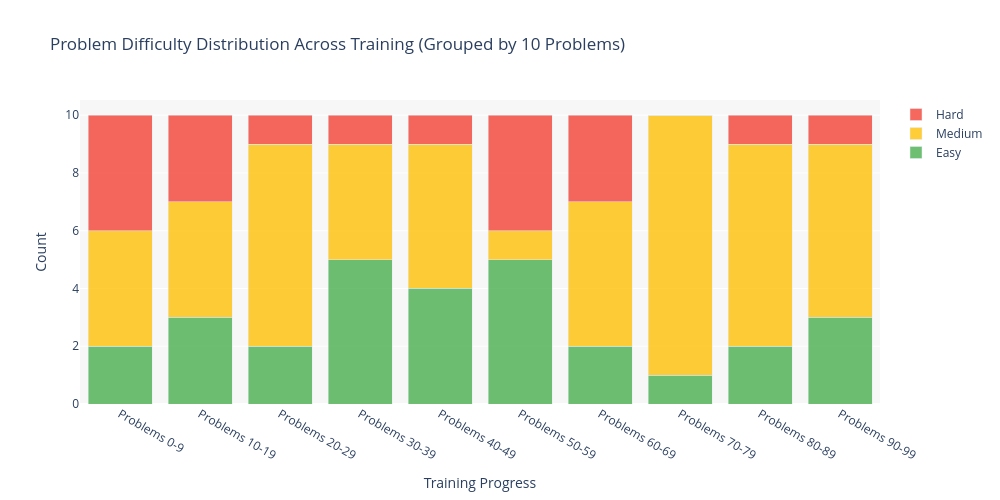

Source (notebook cell):
### Code cell
# Configuration: group size (number of problems per group)
group_size = 10  # Change this to adjust grouping

# Prepare data for stacked plot
df_sample['group'] = (df_sample.index // group_size).astype(int)

# Count difficulty levels per group
difficulty_counts = df_sample.groupby(['group', 'difficulty']).size().unstack(fill_value=0)

# Create group labels
group_labels = [f"Problems {i*group_size}-{(i+1)*group_size-1}" for i in range(len(difficulty_counts))]

# Define colors for difficulty levels
colors = {
    'Easy': 'rgba(76, 175, 80, 0.8)',      # Green
    'Medium': 'rgba(255, 193, 7, 0.8)',    # Amber
    'Hard': 'rgba(244, 67, 54, 0.8)'       # Red
}

# Create stacked bar chart
fig = go.Figure()

for difficulty in ['Easy', 'Medium', 'Hard']:
    if difficulty in difficulty_counts.columns:
        fig.add_trace(go.Bar(
            x=group_labels,
            y=difficulty_counts[difficulty],
            name=difficulty.capitalize(),
            marker=dict(color=colors.get(difficulty, 'gray')),
            hovertemplate='<b>%{x}</b><br>' + difficulty.capitalize() + ': %{y}<extra></extra>'
        ))

fig.update_layout(
    title=f"Problem Difficulty Distribution Across Training (Grouped by {group_size} Problems)",
    xaxis_title="Training Progress",
    yaxis_title="Count",
    barmode='stack',
    height=500,
    width=1000,
    plot_bgcolor='rgba(240, 240, 240, 0.5)',
    font=dict(size=12),
    hovermode='x unified'
)

fig.show()

print(f"Difficulty Distribution (group size={group_size}):")
print(difficulty_counts)

### Figure 1 — Plotly figure (JSON) as saved in the notebook; plotly's stock layout.template omitted (floating-point values rounded to 4 significant figures)
{"data": [{"hovertemplate": "<b>%{x}</b><br>Easy: %{y}<extra></extra>", "marker": {"color": "rgba(76, 175, 80, 0.8)"}, "name": "Easy", "type": "bar", "x": ["Problems 0-9", "Problems 10-19", "Problems 20-29", "Problems 30-39", "Problems 40-49", "Problems 50-59", "Problems 60-69", "Problems 70-79", "Problems 80-89", "Problems 90-99"], "y": [2, 3, 2, 5, 4, 5, 2, 1, 2, 3]}, {"hovertemplate": "<b>%{x}</b><br>Medium: %{y}<extra></extra>", "marker": {"color": "rgba(255, 193, 7, 0.8)"}, "name": "Medium", "type": "bar", "x": ["Problems 0-9", "Problems 10-19", "Problems 20-29", "Problems 30-39", "Problems 40-49", "Problems 50-59", "Problems 60-69", "Problems 70-79", "Problems 80-89", "Problems 90-99"], "y": [4, 4, 7, 4, 5, 1, 5, 9, 7, 6]}, {"hovertemplate": "<b>%{x}</b><br>Hard: %{y}<extra></extra>", "marker": {"color": "rgba(244, 67, 54, 0.8)"}, "name": "Hard", "type": "bar", "x": ["Problems 0-9", "Problems 10-19", "Problems 20-29", "Problems 30-39", "Problems 40-49", "Problems 50-59", "Problems 60-69", "Problems 70-79", "Problems 80-89", "Problems 90-99"], "y": [4, 3, 1, 1, 1, 4, 3, 0, 1, 1]}], "layout": {"barmode": "stack", "font": {"size": 12}, "height": 500, "hovermode": "x unified", "plot_bgcolor": "rgba(240, 240, 240, 0.5)", "title": {"text": "Problem Difficulty Distribution Across Training (Grouped by 10 Problems)"}, "width": 1000, "xaxis": {"title": {"text": "Training Progress"}}, "yaxis": {"title": {"text": "Count"}}}}
